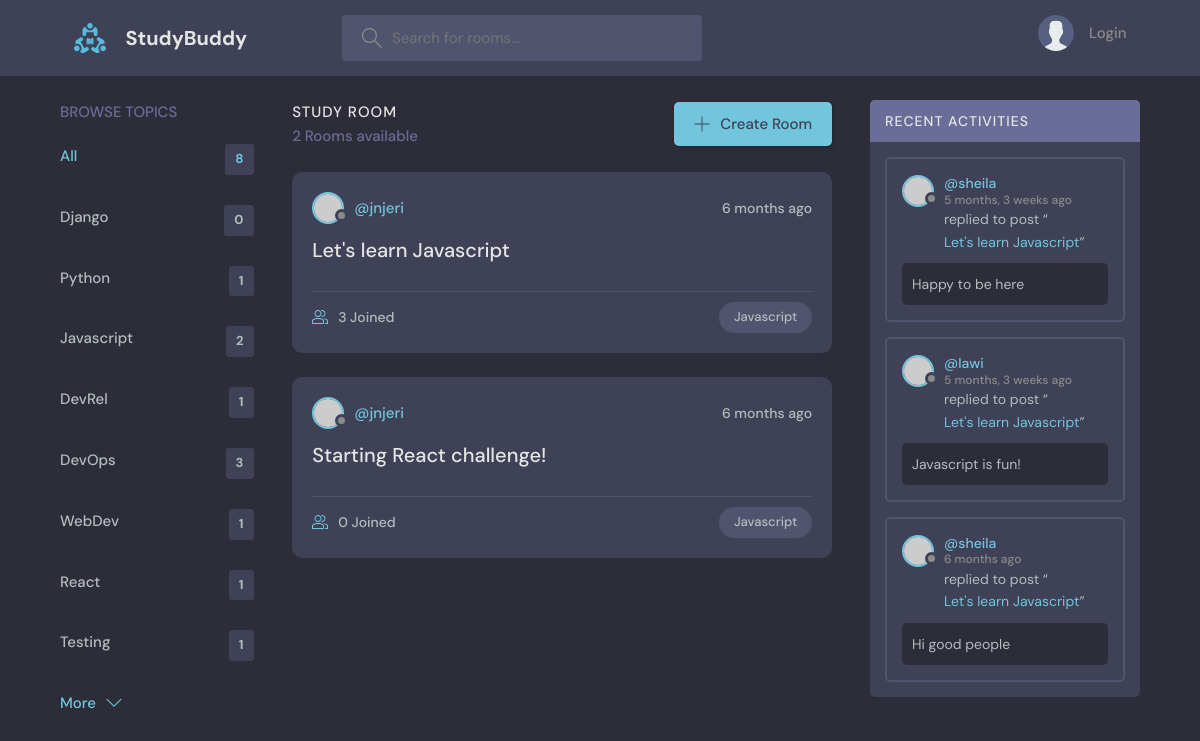
/?q=Javascript, run on the app's committed database.
### base/models.py (models this page shows, shortened)
class Topic(models.Model):
    name = models.CharField(max_length=200)

class Room(models.Model):
   host = models.ForeignKey(User, on_delete=models.SET_NULL, null=True)
   topic = models.ForeignKey(Topic, on_delete=models.SET_NULL, null=True)
   name = models.CharField (max_length=200)
   description = models.TextField(null=True, blank=True)
   participants = models.ManyToManyField(User, related_name='participants', blank=True)      #users active in a room
   updated = models.DateTimeField(auto_now=True)
   created = models.DateTimeField(auto_now_add=True)
   class Meta:
        ordering = ['-updated', '-created']
   def __str__(self):
    return self.name

class Message(models.Model):
    user = models.ForeignKey(User, on_delete=models.CASCADE)
    room = models.ForeignKey(Room, on_delete=models.CASCADE)
    body = models.TextField()
    updated = models.DateTimeField(auto_now=True)
    created = models.DateTimeField(auto_now_add=True)
    class Meta:
        ordering = ['-updated', '-created']
    def __str__(self):
        return self.body[0:50]

### base/views.py (the view)
# urls.py: path('', views.home, name="home"),
def home(request):
    q = request.GET.get('q') if request.GET.get('q') != None else ''
    rooms = Room.objects.filter(
            Q(topic__name__icontains=q) |
            Q(name__icontains=q) |
            Q(description__icontains=q)
    )
    topics = Topic.objects.all()
    room_count = rooms.count()
    room_messages = Message.objects.filter(Q(room__topic__name__icontains=q))
    context = {'rooms': rooms, 'topics': topics,
     'room_count': room_count, 'room_messages': room_messages}
    return render(request, 'base/home.html', context)

### base/templates/base/home.html (shortened to what this page needs)
{% extends 'main.html' %}
{% block content %}
<main class="layout layout--3">
  <div class="container">
    {% include 'base/topics_component.html' %}
    <div class="roomList">
      <div class="roomList__header">
        <div>
          <h2>Study Room</h2>
          <p>{{room_count}} Rooms available</p>
        </div>
        <a class="btn btn--main" href="{% url 'create-room' %}">
          <svg
            version="1.1"
            xmlns="http://www.w3.org/2000/svg"
            width="32"
            height="32"
            viewBox="0 0 32 32"
          >
            <title>add</title>
            <path
              d="M16.943 0.943h-1.885v14.115h-14.115v1.885h14.115v14.115h1.885v-14.115h14.115v-1.885h-14.115v-14.115z"
            ></path>
          </svg>
          Create Room
        </a>
      </div>
      {% include 'base/feed_component.html' %}
    </div>
    {% include 'base/activity_component.html' %}
  </div>
</main>
{% endblock %}

### base/templates/base/topics_component.html
<div class="topics">
    <div class="topics__header">
      <h2>Browse Topics</h2>
    </div>
    <ul class="topics__list">
      <li>
        <a href="{% url 'home' %}" class="active">All <span>{{topics.count}}</span></a>
      </li>
      {% for topic in topics %}
      <li>
        <a href="{% url 'home' %}?q={{topic.name}}">{{topic.name}}<span>{{topic.room_set.all.count}}</span></a>
      </li>
      {% endfor %}
    </ul>
    <a class="btn btn--link" href="topics.html">
      More
      <svg
        version="1.1"
        xmlns="http://www.w3.org/2000/svg"
        width="32"
        height="32"
        viewBox="0 0 32 32"
      >
        <title>chevron-down</title>
        <path d="M16 21l-13-13h-3l16 16 16-16h-3l-13 13z"></path>
      </svg>
    </a>
  </div>

### base/templates/base/feed_component.html (shortened to what this page needs)
{% for room in rooms %}
<div class="roomListRoom">
  <div class="roomListRoom__header">
    <a href="" class="roomListRoom__author">
      <div class="avatar avatar--small">
        <img src="https://randomuser.me/api/portraits/women/11.jpg" />
      </div>
      <span>@{{room.host.username}}</span>
    </a>
    <div class="roomListRoom__actions">
      <span>{{room.created|timesince}} ago</span>
    </div>
  </div>
  <div class="roomListRoom__content">
    <a href="{% url 'room' room.id %}">{{room.name}}</a>
  </div>
  <div class="roomListRoom__meta">
    <a href="{% url 'room' room.id %}" class="roomListRoom__joined">
      {{room.participants.all.count}} Joined
    </a>
    <p class="roomListRoom__topic">{{room.topic.name}}</p>
  </div>
</div>
{% endfor %}

### base/templates/base/activity_component.html (shortened to what this page needs)
<div class="activities">
  <div class="activities__header">
    <h2>Recent Activities</h2>
  </div>
  {% for message in room_messages %}
  <div class="activities__box">
    <div class="activities__boxHeader roomListRoom__header">
      <a href="" class="roomListRoom__author">
        <div class="avatar avatar--small">
          <img src="https://randomuser.me/api/portraits/women/11.jpg" />
        </div>
        <p>
          @{{message.user}}
          <span>{{message.created|timesince}} ago</span>
        </p>
      </a>
    </div>
    <div class="activities__boxContent">
      <p>
        replied to post “<a href="{% url 'room' message.room.id %}">{{message.room}}</a>”
      </p>
      <div class="activities__boxRoomContent">
       {{message.body}}
      </div>
    </div>
  </div>
  {% endfor %}
</div>

### data on the page
Topic: name "Django", room_set.all.count "0"
Topic: name "Python", room_set.all.count "1"
Topic: name "Javascript", room_set.all.count "2"
Topic: name "DevRel", room_set.all.count "1"
Topic: name "DevOps", room_set.all.count "3"
Topic: name "WebDev", room_set.all.count "1"
Topic: name "React", room_set.all.count "1"
Topic: name "Testing", room_set.all.count "1"
Room: host.username "jnjeri", created "6 months", name "Let's learn Javascript", participants.all.count "3", topic.name "Javascript"
Room: host.username "jnjeri", created "6 months", name "Starting React challenge!", participants.all.count "0", topic.name "Javascript"
Message: user "sheila", created "5 months, 3 weeks", room "Let's learn Javascript", body "Happy to be here"
Message: user "lawi", created "5 months, 3 weeks", room "Let's learn Javascript", body "Javascript is fun!"
Message: user "sheila", created "6 months", room "Let's learn Javascript", body "Hi good people"

### other printed values
{{ topics.count }} "8"
{{ room_count }} "2"
